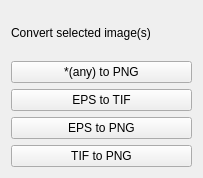
<?xml version="1.0" encoding="UTF-8"?>
<ui version="4.0">
 <class>ImageManipulationToolbox</class>
 <widget class="QWidget" name="ImageManipulationToolbox">
  <property name="geometry">
   <rect>
    <x>0</x>
    <y>0</y>
    <width>203</width>
    <height>178</height>
   </rect>
  </property>
  <property name="windowTitle">
   <string>Form</string>
  </property>
  <layout class="QGridLayout" name="gridLayout_2">
   <item row="0" column="0">
    <layout class="QGridLayout" name="gridLayout">
     <item row="2" column="0">
      <widget class="QPushButton" name="pushButton_epsToTif">
       <property name="text">
        <string>EPS to TIF</string>
       </property>
      </widget>
     </item>
     <item row="3" column="0">
      <widget class="QPushButton" name="pushButton_epsToPng">
       <property name="text">
        <string>EPS to PNG</string>
       </property>
      </widget>
     </item>
     <item row="4" column="0">
      <widget class="QPushButton" name="pushButton_tifToPng">
       <property name="text">
        <string>TIF to PNG</string>
       </property>
      </widget>
     </item>
     <item row="1" column="0">
      <widget class="QPushButton" name="pushButton_anyToPng">
       <property name="text">
        <string>*(any) to PNG</string>
       </property>
      </widget>
     </item>
     <item row="0" column="0">
      <widget class="QLabel" name="label">
       <property name="text">
        <string>Convert selected image(s)</string>
       </property>
      </widget>
     </item>
    </layout>
   </item>
  </layout>
 </widget>
 <resources/>
 <connections/>
</ui>
